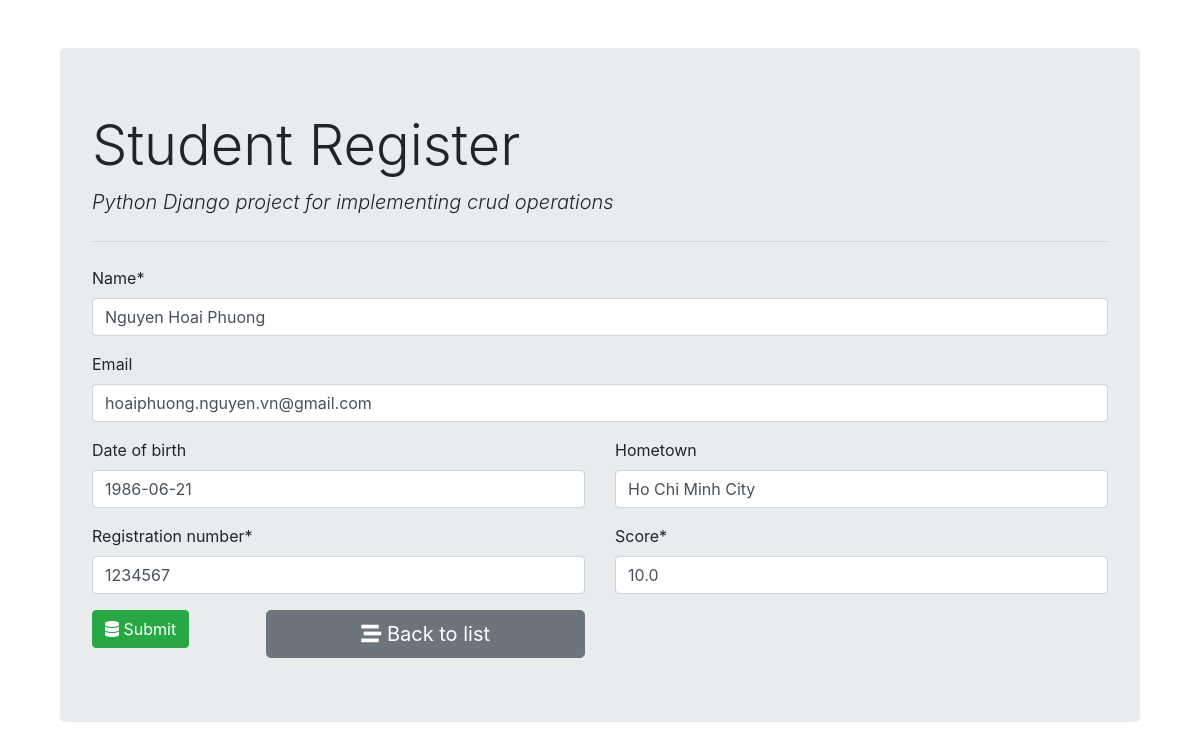
Screenshot of /student/1/ with the database file from the repository.
### student_register/models.py (models this page shows)
class Student(models.Model):
  name = models.CharField(max_length=100)
  registration_number = models.CharField(max_length=10)
  email = models.EmailField()
  date_of_birth = models.DateField()
  hometown = models.CharField(max_length=100)
  score = models.FloatField()

### student_register/views.py (the view, shortened to what this page needs)
# urls.py: path('', views.student_form,name='student_insert'), # get and post req. for insert operation
def student_form(request, id=0):
  if request.method == "GET":
    if id == 0:
      form = StudentForm()
    else:
      student = Student.objects.get(pk=id)
      form = StudentForm(instance=student)
    return render(request, "student_register/student_form.html", {'form': form})

### student_register/forms.py
class StudentForm(forms.ModelForm):
  class Meta:
    model = Student
    fields = '__all__'
  def __init__(self, *args, **kwargs):
    super(StudentForm, self).__init__(*args, **kwargs)
    self.fields['email'].required = False
    self.fields['hometown'].required = False
    self.fields['date_of_birth'].required = False

### student_register/templates/student_register/student_form.html (shortened to what this page needs)
{% extends "student_register/base.html" %}
{% load crispy_forms_tags %}
{% block content %}
<form action="" method="POST" autocomplete="off">
  {{form.name|as_crispy_field}}
  {{form.email|as_crispy_field}}
  <div class="row">
    <div class="col-md-6">
      {{form.date_of_birth|as_crispy_field}}
    </div>
    <div class="col-md-6">
      {{form.hometown|as_crispy_field}}
    </div>
  </div>
  <div class="row">
    <div class="col-md-6">
      {{form.registration_number|as_crispy_field}}
    </div>
    <div class="col-md-6">
      {{form.score|as_crispy_field}}
    </div>
  </div>
  <div class="row">
    <div class="col-md-2">
      <button type="submit" class="btn btn-success">
        <i class="fas fa-database"></i>
        Submit
      </button>
    </div>
    <div class="col-md-4">
      <a href="{% url 'student_list' %}" class="btn btn-secondary btn-block btn-lg">
        <i class="fas fa-stream"></i> Back to list
      </a>
    </div>
  </div>
</form>
{% endblock content %}

### rows the page displays
Student: name "Nguyen Hoai Phuong", email "hoaiphuong.nguyen.vn@gmail.com", date_of_birth "1986-06-21", hometown "Ho Chi Minh City", registration_number "1234567", score "10.0"
